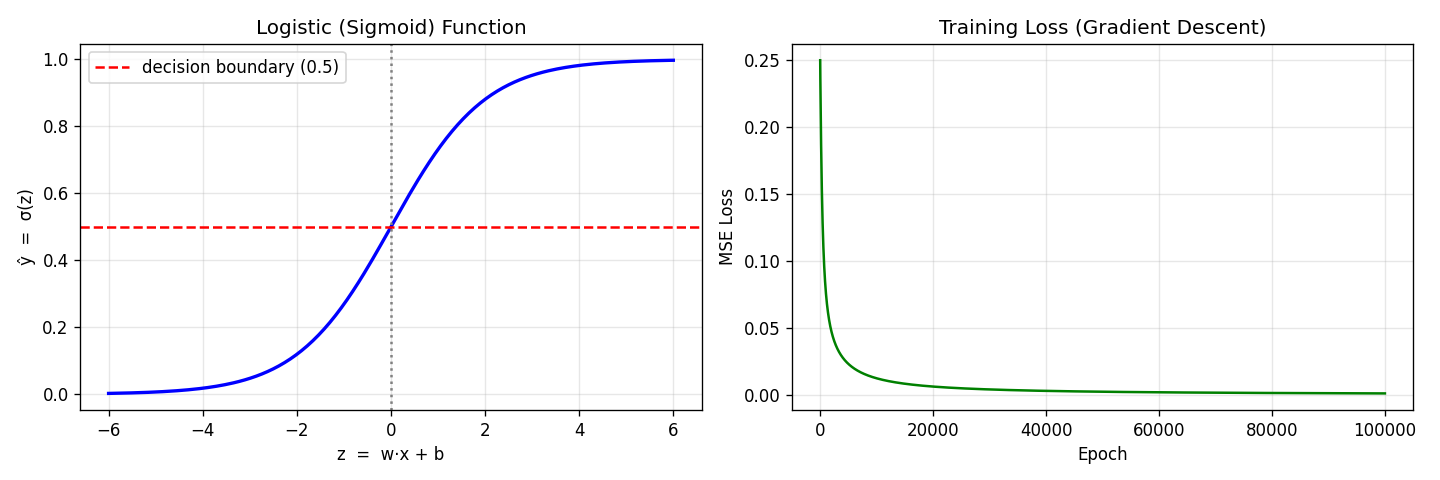

Reproduce this figure in Python.
import numpy as np
import matplotlib.pyplot as plt

# ─────────────────────────────────────────────
# 1. The Logistic (Sigmoid) Function
#    ŷ = 1 / (1 + e^(-w^T * x))
# ─────────────────────────────────────────────
def sigmoid(z):
    return 1 / (1 + np.exp(-z))

# ─────────────────────────────────────────────
# 2. Data  {x_i, y_i}  (movie features → like/dislike)
#    Features: [action_score, romance_score, rating]
#    Label:     1 = like,  0 = dislike
# ─────────────────────────────────────────────
np.random.seed(42)
X = np.array([
    [0.9, 0.1, 8.5],   # action movie → liked
    [0.8, 0.2, 7.8],
    [0.7, 0.3, 8.0],
    [0.1, 0.9, 7.2],   # romance movie → disliked
    [0.2, 0.8, 6.5],
    [0.1, 0.8, 7.0],
    [0.5, 0.5, 5.0],   # mixed → disliked
    [0.6, 0.4, 7.5],   # mixed → liked
])
y = np.array([1, 1, 1, 0, 0, 0, 0, 1])  # ground-truth labels

N, d = X.shape   # 8 samples, 3 features

# ─────────────────────────────────────────────
# 3. Model: initialise weights w and bias b
# ─────────────────────────────────────────────
w = np.zeros(d)   # weight vector
b = 0.0            # bias
lr = 0.1           # learning rate
epochs = 100000

# ─────────────────────────────────────────────
# 4. Loss Function  (MSE, as shown in slide 2)
#    L(w,b) = (1/N) Σ (ŷ_i - y_i)²
# ─────────────────────────────────────────────
def mse_loss(y_hat, y):
    return np.mean((y_hat - y) ** 2)

# ─────────────────────────────────────────────
# 5. Learning Algorithm: Gradient Descent
# ─────────────────────────────────────────────
losses = []

for epoch in range(epochs):
    # Forward pass
    z     = X @ w + b          # linear combination
    y_hat = sigmoid(z)          # predicted probability

    # Compute loss
    loss = mse_loss(y_hat, y)
    losses.append(loss)

    # Gradients (chain rule through sigmoid + MSE)
    error = y_hat - y                          # (N,)
    dL_dz = error * y_hat * (1 - y_hat)       # sigmoid derivative
    dL_dw = (X.T @ dL_dz) / N                 # (d,)
    dL_db = np.mean(dL_dz)

    # Parameter update
    w -= lr * dL_dw
    b -= lr * dL_db

    if epoch % 200 == 0:
        print(f"Epoch {epoch:4d} | Loss: {loss:.4f}")

# ─────────────────────────────────────────────
# 6. Predictions
# ─────────────────────────────────────────────
z_final     = X @ w + b
y_hat_final = sigmoid(z_final)
predictions = (y_hat_final >= 0.5).astype(int)

print("\n── Results ──")
for i in range(N):
    label = "LIKE" if predictions[i] == 1 else "DISLIKE"
    true  = "LIKE" if y[i] == 1 else "DISLIKE"
    print(f"  Movie {i+1}: P(like)={y_hat_final[i]:.2f}  → {label}  (true={true})")

accuracy = np.mean(predictions == y)
print(f"\nAccuracy: {accuracy*100:.1f}%")
print(f"Learned weights: {w.round(3)}   bias: {b:.3f}")

# ─────────────────────────────────────────────
# 7. Plot the sigmoid curve + training loss
# ─────────────────────────────────────────────
fig, (ax1, ax2) = plt.subplots(1, 2, figsize=(12, 4))

# Sigmoid shape
z_range = np.linspace(-6, 6, 200)
ax1.plot(z_range, sigmoid(z_range), 'b-', linewidth=2)
ax1.axhline(0.5, color='r', linestyle='--', label='decision boundary (0.5)')
ax1.axvline(0,   color='gray', linestyle=':')
ax1.set_xlabel("z  =  w·x + b")
ax1.set_ylabel("ŷ  =  σ(z)")
ax1.set_title("Logistic (Sigmoid) Function")
ax1.legend()
ax1.grid(True, alpha=0.3)

# Training loss curve
ax2.plot(losses, 'g-', linewidth=1.5)
ax2.set_xlabel("Epoch")
ax2.set_ylabel("MSE Loss")
ax2.set_title("Training Loss (Gradient Descent)")
ax2.grid(True, alpha=0.3)

plt.tight_layout()
plt.savefig("logistic_demo.png", dpi=120)
plt.show()
print("\nPlot saved → logistic_demo.png")
